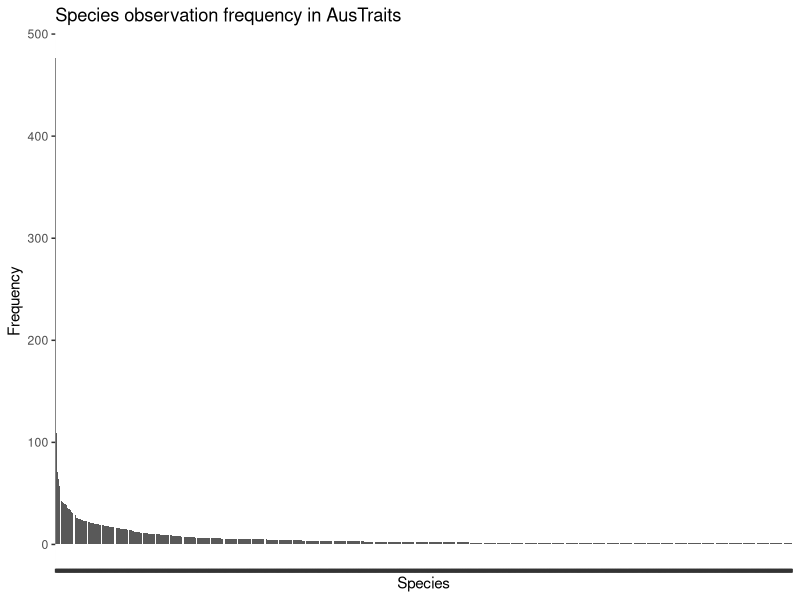
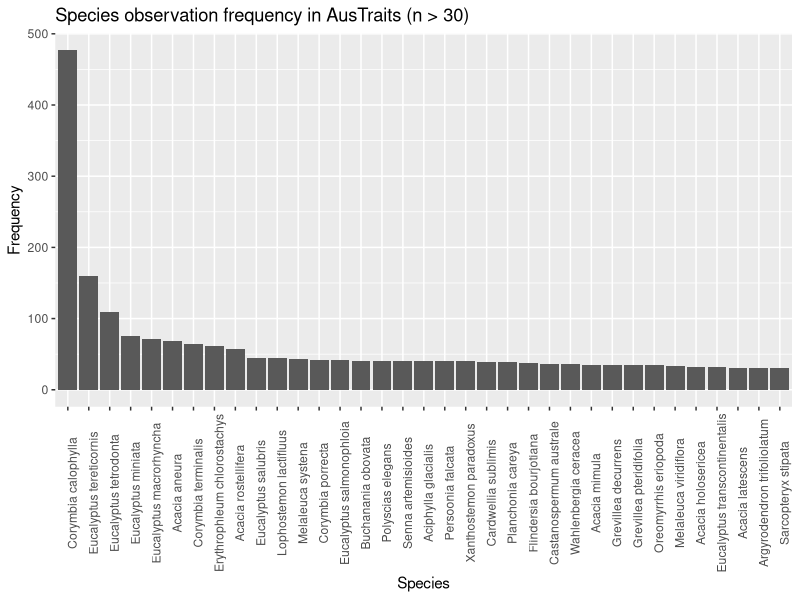
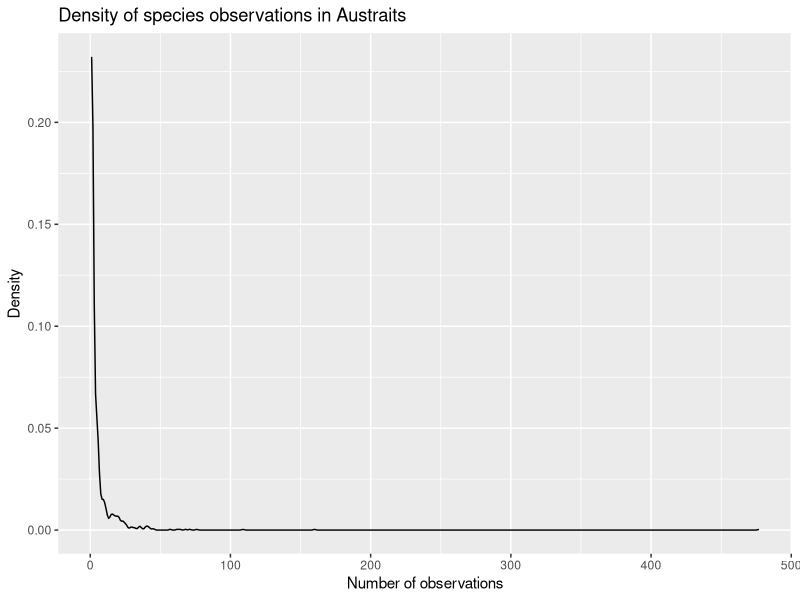
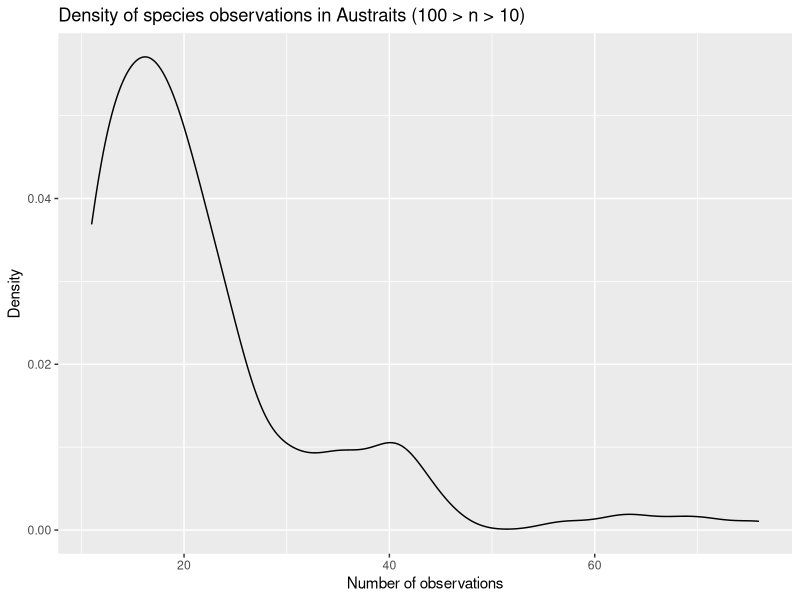
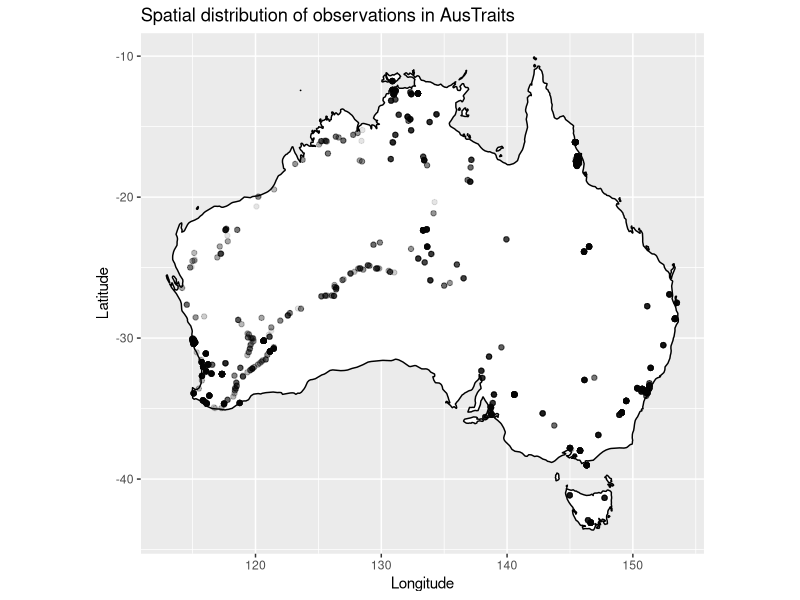
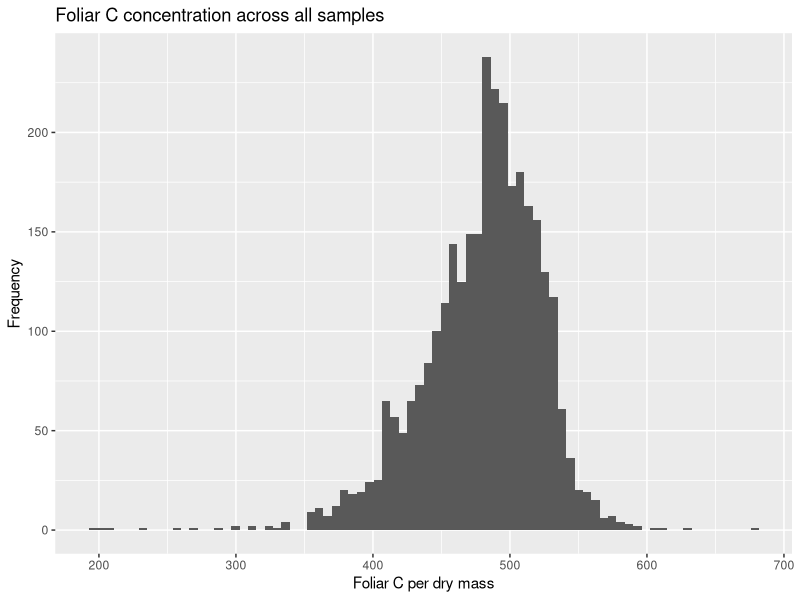
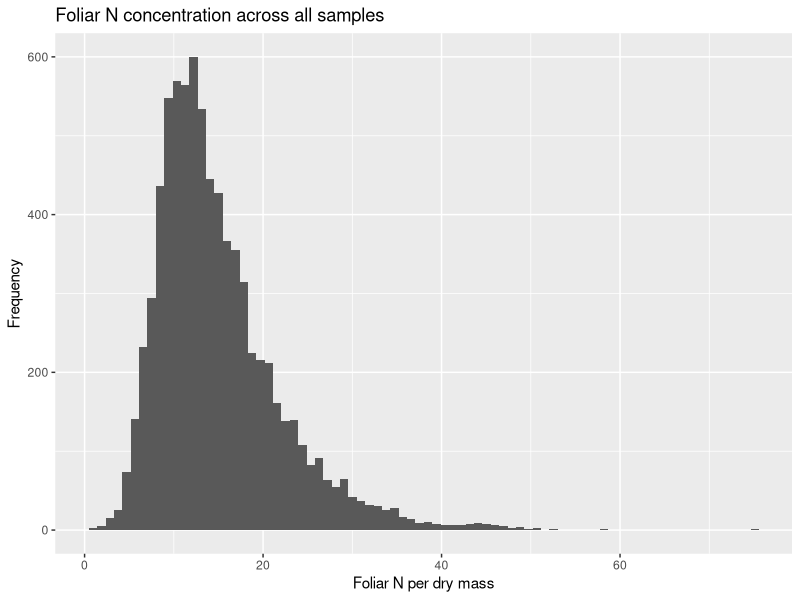
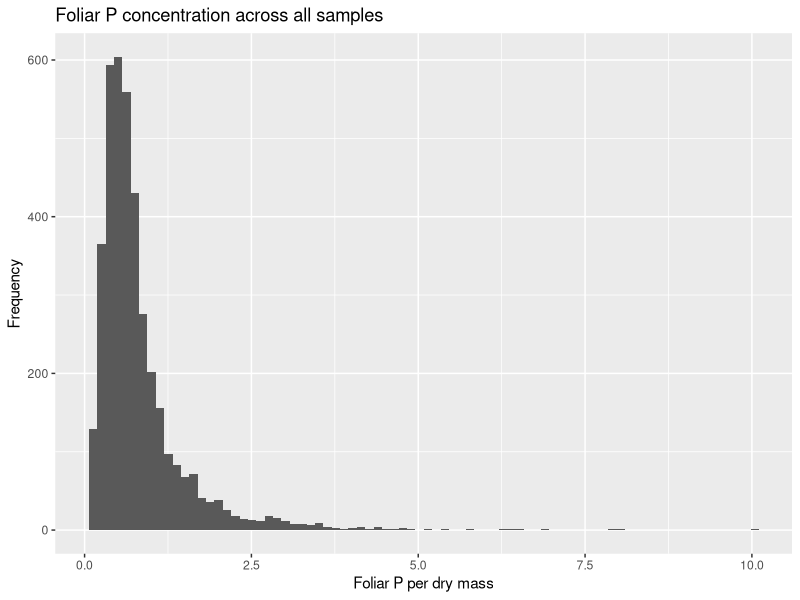

Here is the R script that generated these plots, in order:
# AuStoich EDA 
# Libraries & functions
library(here)
library(tidyverse)

# Takes tibble tb, categorical variable x; returns factorized count table for levels of x
count_table <- function(tb, x) { 
  tb |> 
    count({{x}}, sort = T) |>
    filter({{x}} != 'NA') |> 
    mutate(name = fct({{x}})) |> 
    select(n:name) |> relocate(name)
}

# Takes tibble tb, continuous variable x, (optional) grouping; returns summary stats 
summarize_cont <- function(tb, x, grouping = NULL) {
  tb |> summarize(
    min = min({{x}}, na.rm = T),
    median = median({{x}}, na.rm = T),
    mean = mean({{x}}, na.rm = T),
    var = var({{x}}, na.rm = T), 
    sd = sd({{x}}, na.rm = T), 
    max = max({{x}}, na.rm = T), 
    n = n(), 
    is_NA = sum(is.na({{x}})),
    .by = {{grouping}}
  )
}

# Data import & tidying ---------------------------------------------------
# Initial import 
raw_data <- read_csv(here('Inputs','austraits_leaf_stoichiometry_MASTER_v1.0_10-05-2024.csv')) 
raw_data #For reference

tidy_data <- read_csv(
  file = here('Inputs','austraits_leaf_stoichiometry_MASTER_v1.0_10-05-2024.csv'),
  na = c('', 'NA', 'uncertain'),
  col_types = cols(
    woodiness = col_factor(c('herbaceous', 'woody')),
    reclass_life_history = col_factor(c('short', 'long')),
    putative_BNF = col_factor(c('0', '1')),
    myc_type = col_factor(c('AM', 'EcM', 'EcM-AM', 'ErM', 'NM', 'NM-AM'))
    )
  )

tidy_data <- tidy_data |> 
  select(Unique_ID:LATLONG) |> 
  filter(!is.na(Unique_ID)) |> 
  relocate(species_binom, .after = genus) |> 
  relocate(c(lat_deg, long_deg), .after = dataset_id)

tidy_data 

# Merging environmental data 
env_data <- read_csv(here('Inputs', 'Aus-Stoich_gridded_env_data.csv')) |>
  rename(lat_deg = lat, long_deg = lon) 

seasonality_data <- read_csv(here('Inputs', 'AusStoich_Seasonality_WorldClim30s.csv')) |> 
  rename(lat_deg = `latitude (deg)`, long_deg = `longitude (deg)`)

joined_env <- full_join(env_data, seasonality_data)

joined_data <- left_join(tidy_data, joined_env)

write_csv(joined_data, 'AusStoich_Combined_Dataset_1.0.csv')
  
  
# Structure  ---------------------------------------------------------
# Observation frequencies across taxa 
species <- count_table(tidy_data, species_binom) 
species

genus <- count_table(tidy_data, genus)
genus

family <- count_table(tidy_data, family)
family 

species |> #All species
  ggplot(aes(x = name, y = n)) +
  geom_col() + theme(axis.text.x = element_blank()) + 
  labs(
    title = 'Species observation frequency in AusTraits',
    x = 'Species', y = 'Frequency'
  )

species |> #Only species above a given frequency threshold 
  filter(n >= 30) |> 
  ggplot(aes(x = name, y = n)) +
  geom_col() + theme(axis.text.x = element_text(angle = 90)) + 
  labs(
    title = 'Species observation frequency in AusTraits (n > 30)',
    x = 'Species', y = 'Frequency'
    )

species |> #Observation density for all species 
  ggplot(aes(x = n)) +
  geom_density() +
  labs(
    title = 'Density of species observations in Austraits',
    x = 'Number of observations', y = 'Density'
  )

species |> #Observation density within a given frequency range 
  filter(n > 10 & n < 100) |> 
  ggplot(aes(x = n)) + geom_density() +
  labs(
    title = 'Density of species observations in Austraits (100 > n > 10)',
    x = 'Number of observations', y = 'Density'
  )

# Spatial distribution 
# All species
australia <- map_data('world', region = 'australia') |> filter(long < 155)
ggplot() +
  geom_polygon(
    data = australia, 
    aes(x = long, y = lat, group = group), 
    fill = 'white', color = 'black'
    ) + 
  coord_quickmap() +
  geom_jitter( #Bin by species frequency? 
    data = tidy_data, 
    aes(x = long_deg, y = lat_deg),
    alpha = 0.1
    ) +
  labs(
    title = 'Spatial distribution of observations in AusTraits',
    x = 'Longitude', y = 'Latitude'
  )

# Other factors 
tidy_data |> count(woodiness)
tidy_data |> count(across(woodiness:putative_BNF)) 


# Variation ---------------------------------------------------------------
# Foliar carbon 
tidy_data |> ggplot(aes(x = leaf_C_per_dry_mass)) +
  geom_histogram(bins = 80) +
  labs(
    title = 'Foliar C concentration across all samples',
    x = 'Foliar C per dry mass', y = 'Frequency'
  )

summarize_cont(tidy_data, leaf_C_per_dry_mass)

# Foliar nitrogen 
tidy_data |> ggplot(aes(x = leaf_N_per_dry_mass)) +
  geom_histogram(bins = 80) +
  labs(
    title = 'Foliar N concentration across all samples',
    x = 'Foliar N per dry mass', y = 'Frequency'
  )

summarize_cont(tidy_data, leaf_N_per_dry_mass)

# outliers_N <- tidy_data |> 
#   filter(leaf_N_per_dry_mass > 50) |> 
#   arrange(desc(leaf_N_per_dry_mass)) 

# Foliar phosphorus 
tidy_data |> ggplot(aes(x = leaf_P_per_dry_mass)) +
  geom_histogram(bins = 80) +
  labs(
    title = 'Foliar P concentration across all samples',
    x = 'Foliar P per dry mass', y = 'Frequency'
  )

summarize_cont(tidy_data, leaf_P_per_dry_mass)

# Stoichiometry distributions 
tidy_data |> ggplot(aes(x = CN_ratio)) +
  geom_histogram(bins = 60)

tidy_data |> ggplot(aes(x = NP_ratio)) +
  geom_histogram(bins = 60) +
  labs(
    title = 'Foliar N:P across all samples',
    x = 'N:P', y = 'Frequency'
  )

tidy_data |> ggplot(aes(x = CP_ratio)) +
  geom_histogram(bins = 60)


# Co-variation ------------------------------------------------------------
# Example grouped stats 
tidy_data |> summarize_cont(leaf_C_per_dry_mass, grouping = woodiness) 

# Example density curve 
tidy_data |> ggplot(aes(x = CN_ratio, y = after_stat(density))) +
  geom_freqpoly(aes(linetype = woodiness)) +
  labs(
    title = 'C:N density curve across woodiness levels',
    x = 'C:N Ratio', y = 'Density'
  )

#Example box plot 
tidy_data |> filter(!is.na(woodiness)) |> 
  ggplot(aes(x = woodiness, y = CN_ratio)) +
  geom_boxplot() +
  labs(
    title = 'C:N ratio across woodiness levels',
    x = 'Woodiness', y = 'C:N Ratio'
  )

# Example scatter plot 
tidy_data |> ggplot(aes(x = CN_ratio, y = CP_ratio)) +
  geom_point(alpha = 0.4) +
  labs(
    title = 'Relationship between C:N & C:P across all samples',
    x = 'C:N Ratio', y = 'C:P Ratio'
  )